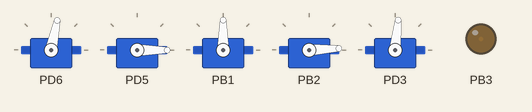
The program below on a simulated ATmega328P, built with avr-gcc and emulated at 16 MHz. Parts: 5 × servo, output pins drawn as LEDs (lit = HIGH). Servo pulses on a pin are drawn as a servo (544–2400 µs = 0–180°); pins used as bus, display or sensor lines are not drawn.

Above: at 0.1 s.
At 9.1 s:
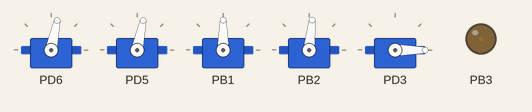
At 18.1 s:
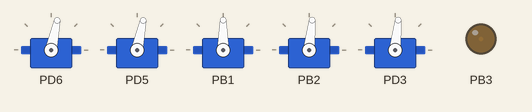
At 39.1 s:
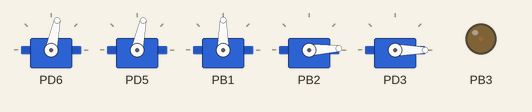
Timing chart, 0 to 40.0 s (numbered marks = the images above):
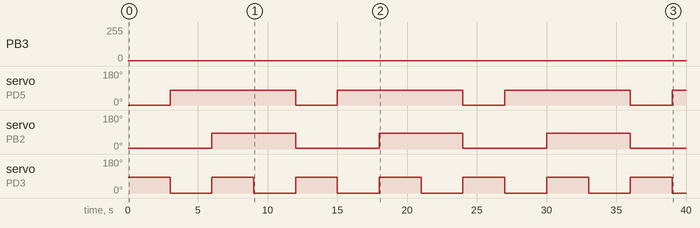

Measured:
- by itself, PB3: 0/255 → 1/255 at 0.00 s
- by itself, servo on PD5: alternates 78° for 9.0 s and 0° for 3.0 s
- by itself, servo on PB2: alternates 84° for 6.0 s and 3° for 6.0 s
- by itself, servo on PD3: alternates 84° for 3.0 s and 0° for 3.0 s

The program:

main.c
```c
/*
 * Robo_hand.c
 *
 * Created: 04.12.2019 21:49:52
 * Author : piotr
 */

#define F_CPU 16000000UL
#include <util/delay.h>

#include "servos_basic.h"
#include "gestures.h"
//#include "uart.h"

int main(void){

	Init_All_Servos_As_Outputs();
	Init_All_Timers();

    while (1) {
	    Gesture_Rock();
	    _delay_ms(3000);
	    Gesture_Jumbo();
	    _delay_ms(3000);
	    Gesture_Fist();
	    _delay_ms(3000);
	    Gesture_Ok();
	    _delay_ms(3000);

    }
}
```

gestures.c
```c
/*
 * gestures.c
 *
 * Created: 09.12.2019 20:30:43
 *  Author: piotr
 */

#include "gestures.h"

void Gesture_Rock(){
	Finger_Go_To(THUMB, CLOSE);
	Finger_Go_To(INDEX, OPEN);
	Finger_Go_To(MIDDLE, CLOSE);
	Finger_Go_To(RING, CLOSE);
	Finger_Go_To(PINKY, OPEN);
}

void Gesture_Jumbo(){
	Finger_Go_To(THUMB, OPEN);
	Finger_Go_To(INDEX, CLOSE);
	Finger_Go_To(MIDDLE, CLOSE);
	Finger_Go_To(RING, CLOSE);
	Finger_Go_To(PINKY, OPEN);
}

void Gesture_Ok(){
	Finger_Go_To(THUMB, OPEN);
	Finger_Go_To(INDEX, CLOSE);
	Finger_Go_To(MIDDLE, CLOSE);
	Finger_Go_To(RING, CLOSE);
	Finger_Go_To(PINKY, CLOSE);
}

void Gesture_OpenHand(){
	Finger_Go_To(THUMB, OPEN);
	Finger_Go_To(INDEX, OPEN);
	Finger_Go_To(MIDDLE, OPEN);
	Finger_Go_To(RING, OPEN);
	Finger_Go_To(PINKY, OPEN);
}

void Gesture_Fist(){
	Finger_Go_To(THUMB, CLOSE);
	Finger_Go_To(INDEX, CLOSE);
	Finger_Go_To(MIDDLE, CLOSE);
	Finger_Go_To(RING, CLOSE);
	Finger_Go_To(PINKY, CLOSE);
}

void Gesture_Victory(){
	Finger_Go_To(THUMB, CLOSE);
	Finger_Go_To(INDEX, CLOSE);
	Finger_Go_To(MIDDLE, CLOSE);
	Finger_Go_To(RING, CLOSE);
	Finger_Go_To(PINKY, CLOSE);
}
```

gestures.h
```c
/*
 * gestures.h
 *
 * Created: 09.12.2019 20:31:01
 *  Author: piotr
 */

#include "servos_basic.h"

#define OPEN 0
#define CLOSE 100

#ifndef GESTURES_H_
#define GESTURES_H_

void Gesture_Rock(void);
void Gesture_Jumbo(void);
void Gesture_Ok(void);
void Gesture_OpenHand(void);
void Gesture_Fist(void);

#endif /* GESTURES_H_ */
```

servos_basic.c
```c
/*
 * finger_move.c
 *
 * Created: 05.12.2019 17:10:20
 *  Author: piotr
 */

#include "servos_basic.h"

// array of pins
uint8_t servo_pin[6] = {
	1<<3,	//0 - thumb
	1<<5,	//1 - index
	1<<6,	//2 - middle
	1<<1,	//3 - ring
	1<<2,	//4 - pinky
	1<<3	//5 - wrist
};

//current fingers positions
uint8_t servo_position[6] = {
	0,	//0 - thumb
	0,	//1 - index
	0,	//2 - middle
	0,	//3 - ring
	0,	//4 - pinky
	0	//5 - wrist
};

/* Servo_Go_To
*  Set PWM value for selected servo
*
*  servo:			number of servo to move
*  position:		value of timer for servo's PWM
*/
void Servo_Go_To(uint8_t servo, uint8_t position){

	switch(servo){
		case 0: {
			OCR2B = position;		//pin 3 position (0-255)
			break;
		}
		case 1: {
			OCR0B = position;		//pin 5 position (0-255)
			break;
		}
		case 2: {
			OCR0A = position;		//pin 6 position (0-255)
			break;
		}
		case 3: {
			OCR1A = position;		//pin 9 position (0-255)
			break;
		}
		case 4: {
			OCR1B = position;		//pin 10 position (0-255)
			break;
		}
		case 5: {
			OCR2A = position;		//pin 11 position (0-255)
			break;
		}
	}
	servo_position[servo] = position;
}

/* Finger_Move
*  Move finger by given percentage of full scale
*
*  finger:			number of given finger
*  percent_value:	percent of full move
*/
void Finger_Move(uint8_t finger, int16_t percent_value) {
	uint8_t position;
	uint8_t max, min;

	switch(finger){
		case 0:	{ //thumb
			max = THUMB_MAX;
			min = THUMB_MIN;
			break;
		}
		case 1:	{ //index
			max = INDEX_MAX;
			min = INDEX_MIN;
			break;
		}
		case 2:	{ //middle
			max = MIDDLE_MAX;
			min = MIDDLE_MIN;
			break;
		}
		case 3:	{ //ring
			max = RING_MAX;
			min = RING_MIN;
			break;
		}
		case 4:	{ //pinky
			max = PINKY_MAX;
			min = PINKY_MIN;
			break;
		}
		default: {
			min = 0;
			max = 0;
			break;
		}
	}
	position = servo_position[finger] + ((max - min) * percent_value / 100);
	position = (position > max) ? max : position;
	position = (position < min) ? min : position;
	Servo_Go_To(finger, position);
}

/* Finger_Go_To
*  Move finger to given percentage of full scale
*
*  finger:			number of given finger
*  percent_value:	percent of full move
*/
void Finger_Go_To(uint8_t finger, uint8_t percent_value) {
	uint32_t position;

	switch(finger){
		case 0:	{ //thumb
			position = THUMB_MIN + ((THUMB_MAX - THUMB_MIN) * percent_value / 100);
			break;
		}
		case 1:	{ //index
			position = INDEX_MIN + ((INDEX_MAX - INDEX_MIN) * percent_value / 100);
			break;
		}
		case 2:	{ //middle
			position = MIDDLE_MIN + ((MIDDLE_MAX - MIDDLE_MIN) * percent_value / 100);
			break;
		}
		case 3:	{ //ring
			position = RING_MIN + ((RING_MAX - RING_MIN) * percent_value / 100);
			break;
		}
		case 4:	{ //pinky
			position = PINKY_MIN + ((PINKY_MAX - PINKY_MIN) * percent_value / 100);
			break;
		}
		default:
			position = 0;
			break;
	}
	Servo_Go_To(finger, (uint8_t)position);
}

/* Wrist_Go_To
*  Move wrist to given percentage of full scale
*
*  percent_value:	percent of full move
*/
void Wrist_Go_To(uint8_t percent_value){
	uint8_t position;

	position = WRIST_MIN + ((WRIST_MAX - WRIST_MIN) * percent_value / 100);
	Servo_Go_To(5, position);
}

/* Init_Servo_As_Output
*  Write bit to register to set servo as output
*
*  servo:		number of servo to set
*/
void Init_Servo_As_Output(uint8_t servo) {
	if(servo < 3){
		DDRD |= servo_pin[servo];
		} else {
		DDRB |= servo_pin[servo];
	}
}

/* Init_All_Servos_As_Outputs
*  Call Init_Servo_As_Output for all servos
*
*/
void Init_All_Servos_As_Outputs() {
	Init_Servo_As_Output(THUMB);
	Init_Servo_As_Output(INDEX);
	Init_Servo_As_Output(MIDDLE);
	Init_Servo_As_Output(RING);
	Init_Servo_As_Output(PINKY);
	Init_Servo_As_Output(WRIST);
}

/* Init_Timer0
*  Initialize Timer0 for Fast PWM on pins 5 and 6
*
*/
void Init_Timer0() {
	//		  tmr 8-bit					  | use pin 5    | use pin 6
	TCCR0A |= (1 << WGM01) | (1 << WGM00) | (1 << COM0A1) | (1 << COM0B1);

	//		  prescaler 1024
	TCCR0B |= (1 << CS02) | (1 << CS00);						//16Mhz / (1024 * 255) = 61Hz
}

/* Init_Timer1
*  Initialize Timer1 for Fast PWM on pins 9 and 10
*
*/
void Init_Timer1() {
	//		  tmr 8-bit    | use pin 9     | use pin 10
	TCCR1A |= (1 << WGM10) | (1 << COM1A1) | (1 << COM1B1);

	//		  tmr 8-bit    | prescaler 1024
	TCCR1B |= (1 << WGM12) | (1 << CS12) | (1 << CS10);			//16Mhz / (1024 * 255) = 61Hz
}

/* Init_Timer2
*  Initialize Timer2 for Fast PWM on pins 11 and 3
*
*/
void Init_Timer2() {
	//		  tmr 8-bit					  | use pin 11    | use pin 3
	TCCR2A |= (1 << WGM21) | (1 << WGM20) | (1 << COM2A1) | (1 << COM2B1);

	//		  prescaler 1024
	TCCR2B |= (1 << CS22) | (1 << CS21) | (1 << CS20);			//16Mhz / (1024 * 255) = 61Hz
}

/* Init_All_Timers
*  Call all functions initializing timers for Fast PWMs
*
*/
void Init_All_Timers() {
	Init_Timer0();
	Init_Timer1();
	Init_Timer2();
}
```

servos_basic.h
```c
/*
 * finger_basic.h
 *
 * Created: 05.12.2019 17:42:55
 *  Author: piotr
 */

#ifndef FINGER_BASIC_H_
#define FINGER_BASIC_H_

#include <avr/io.h>

// finger numbers
#define THUMB 0
#define INDEX 1
#define MIDDLE 2
#define RING 3
#define PINKY 4
#define WRIST 5

// MAX AND MIN VALUES
#define THUMB_MIN 7
#define THUMB_MAX 21
#define INDEX_MIN 7
#define INDEX_MAX 20
#define MIDDLE_MIN 6
#define MIDDLE_MAX 20
#define RING_MIN 7
#define RING_MAX 22
#define PINKY_MIN 8
#define PINKY_MAX 21
#define WRIST_MIN 0
#define WRIST_MAX 0

void Servo_Go_To(uint8_t, uint8_t);
void Finger_Move(uint8_t, int16_t);
void Finger_Go_To(uint8_t, uint8_t);
void Wrist_Go_To(uint8_t);
void Init_All_Servos_As_Outputs(void);
void Init_All_Timers(void);

#endif /* FINGER_BASIC_H_ */
```

uart.c
```c
///*
 //* uart.c
 //*
 //* Created: 10.12.2019 07:34:32
 //*  Author: piotr
 //*/
/////////////////////////////// TODO
//
//#include <util/setbaud.h>
//
//void uart_init(){
	//UBRR0H = UBRR0H_VALUE;
	//UBRR0l = UBRR0l_VALUE;
	//
	//UCSR0C = _BV(UCSZ01) | _BV(UCSZ00);
//}
//
//char uart_get_char(){
	//loop_UCSR0A, RXC0
	//return UDR0;
//}
```
